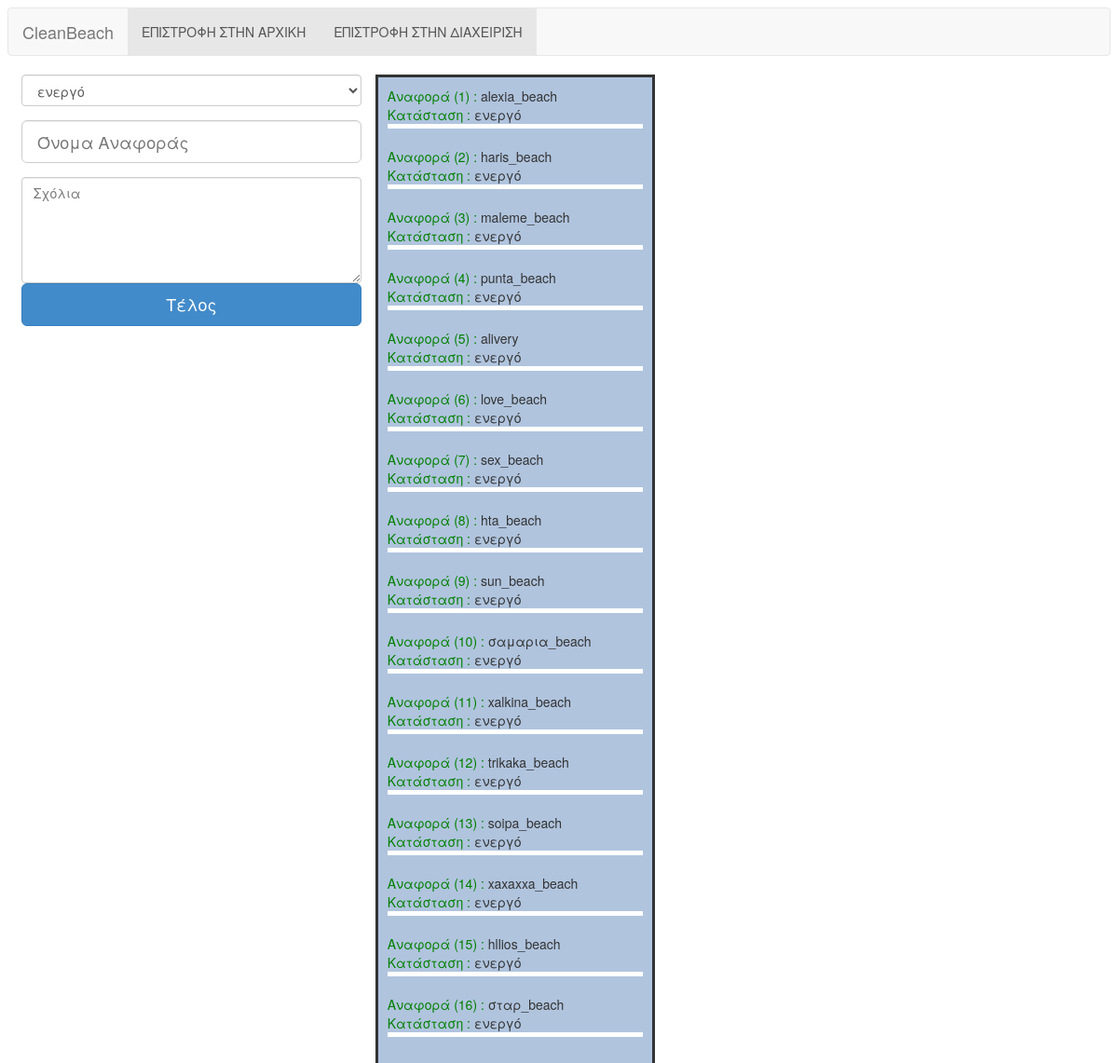
Page /code/trop_anaforas.php on the committed database.
### tables this page shows
CREATE TABLE IF NOT EXISTS `anafores` (
  `aID` int(11) NOT NULL AUTO_INCREMENT,
  `perigrafh` varchar(255) NOT NULL,
  `lin` float(10,6) DEFAULT NULL,
  `lon` float(10,6) DEFAULT NULL,
  `thesi` varchar(255) DEFAULT NULL,
  `sxolia` varchar(255) DEFAULT NULL,
  `username` varchar(35) DEFAULT NULL,
  `katastash` varchar(255) DEFAULT NULL,
  `luths` varchar(255) DEFAULT NULL,
  `date_eisodou` datetime DEFAULT NULL,
  `date_lyshs` datetime DEFAULT NULL,
  PRIMARY KEY (`aID`)
);

### code/trop_anaforas.php (the view, shortened to what this page needs)
<!DOCTYPE html>
<html lang="en">
  <head>
    <link href="css/bootstrap.min.css" rel="stylesheet">
  </head>
  <body>
<nav class="navbar navbar-default" role="navigation">
  <div class="container-fluid">
    <div class="navbar-header">
      <a class="navbar-brand" href="#">CleanBeach</a>
    </div>
    <div class="collapse navbar-collapse" id="bs-example-navbar-collapse-1">
      <ul class="nav navbar-nav">
        <li class="active"><a href='index.php'>ΕΠΙΣΤΡΟΦΗ ΣΤΗΝ ΑΡΧΙΚΗ</a></li>
         <li class="active"><a href='diaxeirish.html'>ΕΠΙΣΤΡΟΦΗ ΣΤΗΝ ΔΙΑΧΕΙΡΙΣΗ</a></li>
      </ul>
    </div>
  </div>
</nav>
<form  enctype=multipart/form-data class="col-lg-4" method="post" action="allagh_anaforas.php"  style="float:center" >
    <div class="form-group">
          <select class="form-control" name="katastash" >
            <option >ενεργό </option>
          </select>
    </div>
<div class="form-group">
        <input type="text" class="form-control input-lg" placeholder="Όνομα Αναφοράς" name="name">
 </div>
<div class="form-group">
  <textarea class="form-control" rows="5" name="sxolia" placeholder="Σχόλια"></textarea>
  <button class="btn btn-primary btn-lg btn-block">Tέλος</button>
</div>
 </form>
<?php
$con=mysqli_connect("localhost","root","","web_project_am5076");
$result3 = mysqli_query($con,"SELECT * FROM anafores WHERE katastash='ενεργό' ");
$count=1;
?>
<div id="section">
<?php
while($row3 = mysqli_fetch_array($result3)){
  echo "<font color='green'>Αναφορά ($count) : </font> ";
  echo $row3['thesi'];
	echo '<br>';
	echo "<font color='green'>Κατάσταση : </font> ";
  echo $row3['katastash'];
  echo "<div class=\"p\"></div>";
  echo '<br>';
  $count= $count+1;
}
?>
</body>
</html>

### code/trop_anaforas.php (style rules this page uses)
.p { border-bottom: 5px solid ; color: #FFFFFF; }
body { background: url('beach.png') no-repeat fixed; -webkit-background-size: cover; -moz-background-size: cover; -o-background-size: cover; background-size: cover; }
#section { width:300px; float:left; padding:10px; border-style: solid; background :#b0c4de; }

### rows in the picture
anafores: thesi "alexia_beach", katastash "ενεργό"
anafores: thesi "haris_beach", katastash "ενεργό"
anafores: thesi "maleme_beach", katastash "ενεργό"
anafores: thesi "punta_beach", katastash "ενεργό"
anafores: thesi "alivery", katastash "ενεργό"
anafores: thesi "love_beach", katastash "ενεργό"
anafores: thesi "sex_beach", katastash "ενεργό"
anafores: thesi "hta_beach", katastash "ενεργό"
anafores: thesi "sun_beach", katastash "ενεργό"
anafores: thesi "σαμαρια_beach", katastash "ενεργό"
anafores: thesi "xalkina_beach", katastash "ενεργό"
anafores: thesi "trikaka_beach", katastash "ενεργό"
anafores: thesi "soipa_beach", katastash "ενεργό"
anafores: thesi "xaxaxxa_beach", katastash "ενεργό"
anafores: thesi "hllios_beach", katastash "ενεργό"
anafores: thesi "σταρ_beach", katastash "ενεργό"
